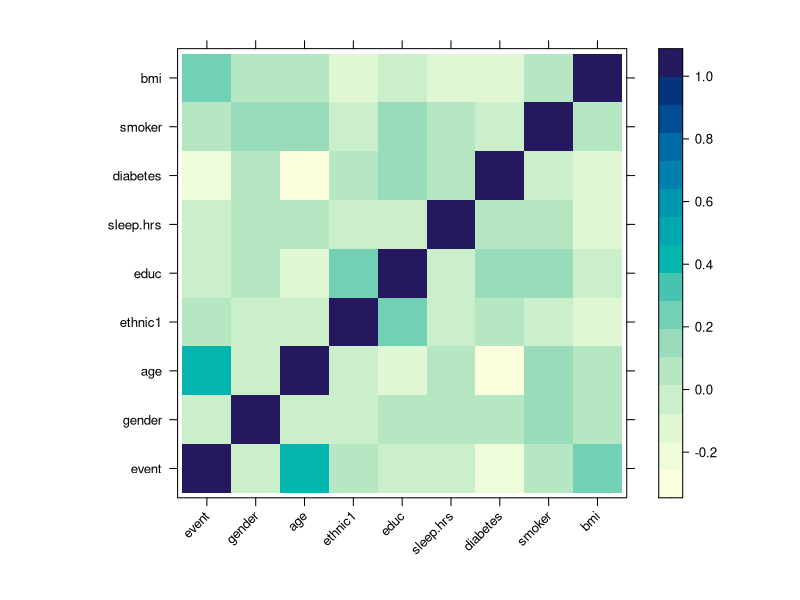
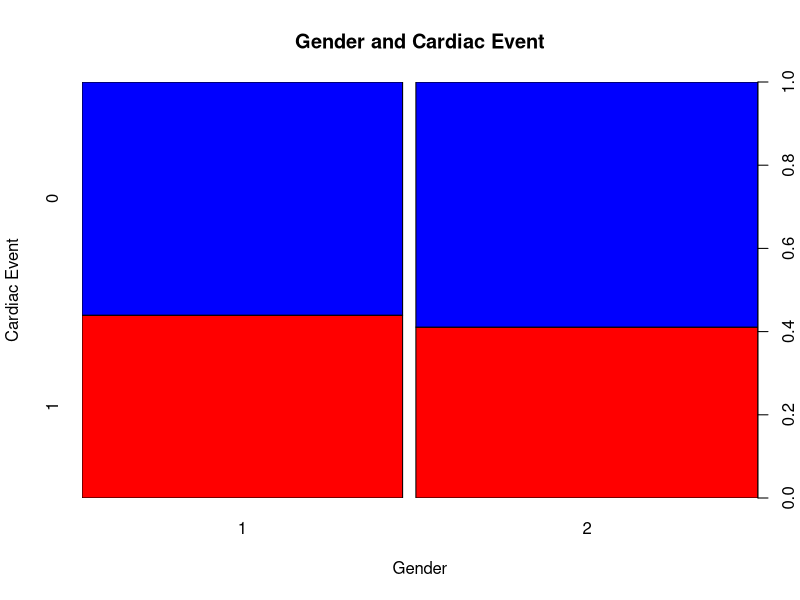
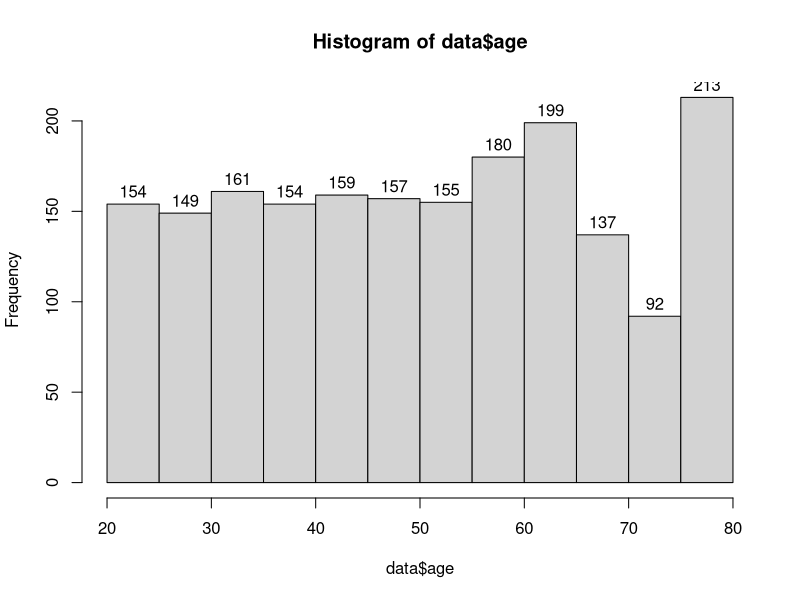
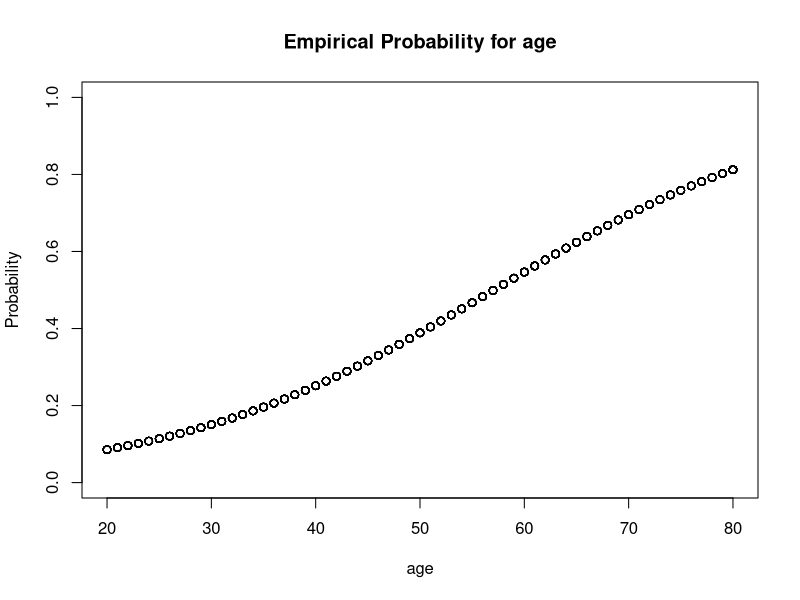
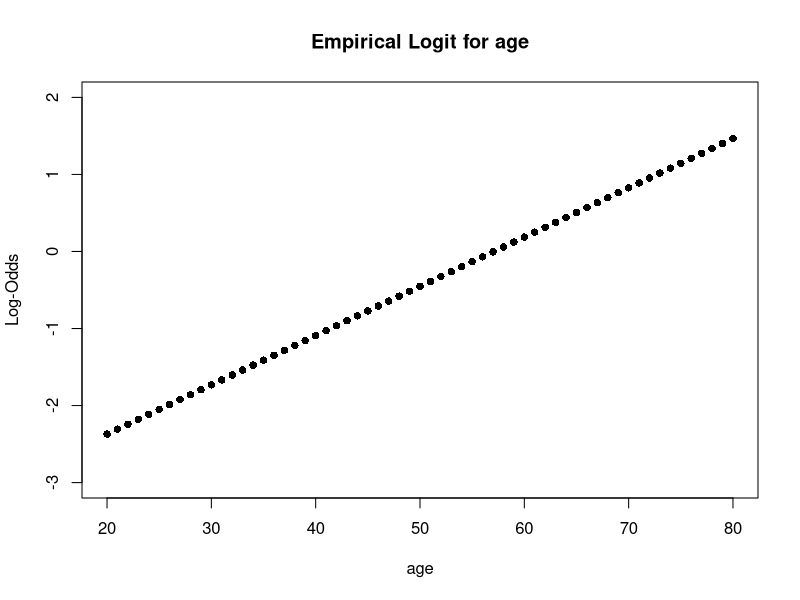
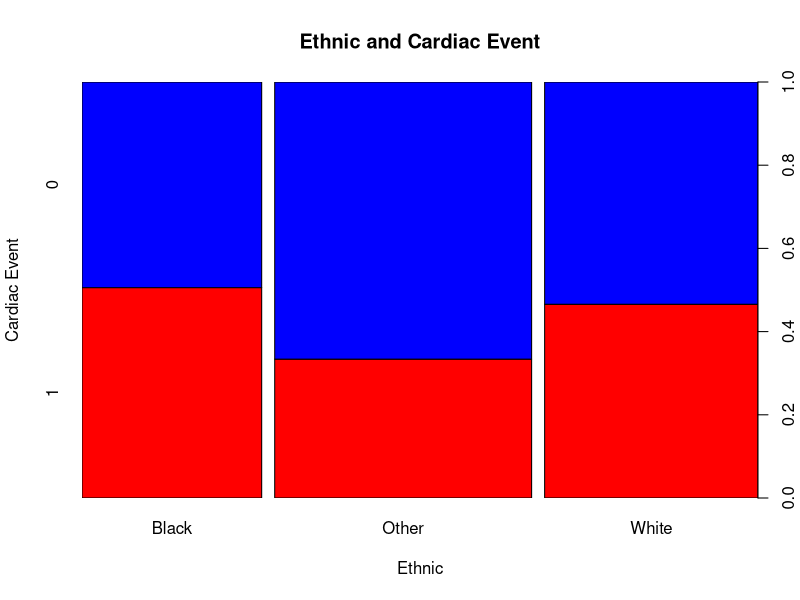
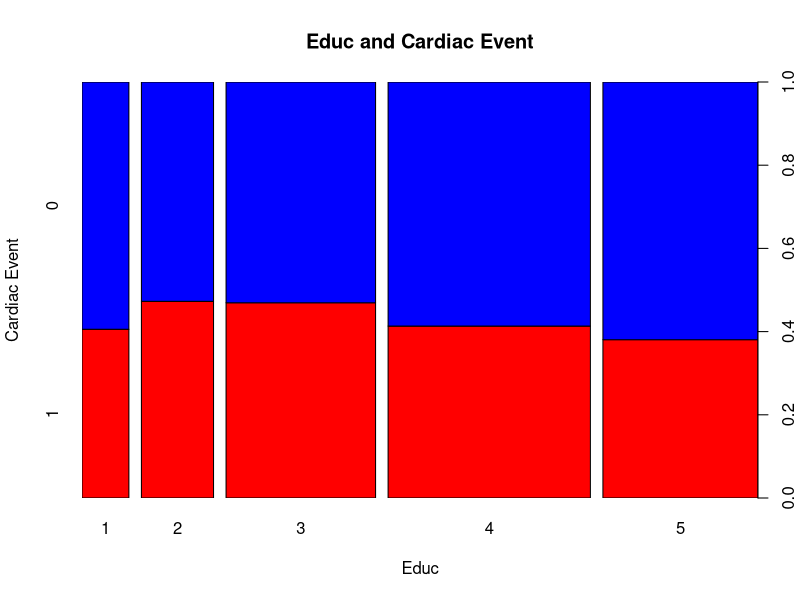
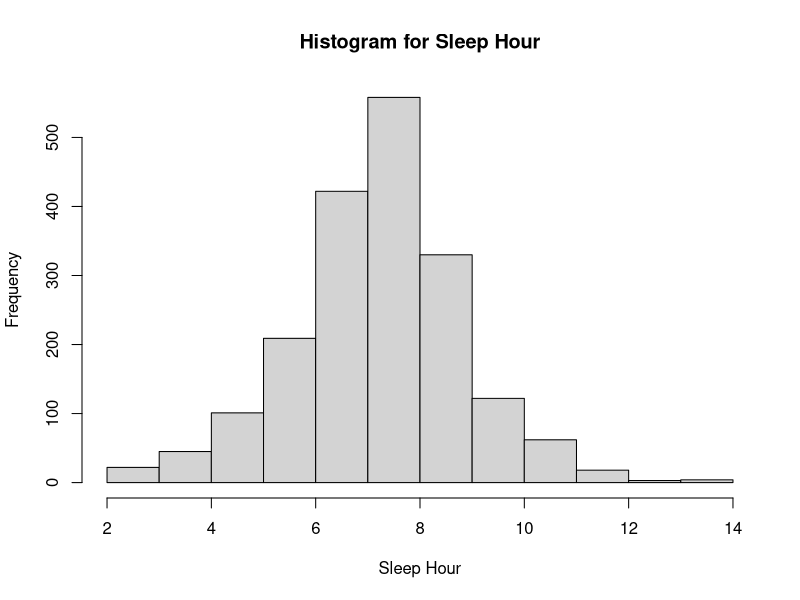

These charts were generated, in order, by the following R code:
## ---- chunk 1
knitr::opts_chunk$set(echo = TRUE)
## ---- chunk 2
# Loading required packages
library(dplyr)
library(ggplot2)
library("vcdExtra")
library(lmtest)
library(MASS)
library(pROC)
library(patchwork)
library(lattice)
## ---- chunk 3
# Load the CSV file
data_old <- read.csv("../Handout/final_cardiac_data.csv")

# Data Overview
head(data_old)
## ---- chunk 4
# Remove identifier columns
data <- data_old[, !(names(data_old) %in% c("X", "seqn"))]

# Run summary statistics to get overview
summary(data)
## ---- chunk 5
# Find the correlation between each predictor
# Use it to check for collinearity when running regression models to predict missing values
cor_matrix <- cor(na.omit(data))
cor_matrix
## ---- chunk 6
# Use heat map to visualize correlation matrix
levelplot(cor_matrix,scale=list(x=list(rot=45)),xlab=NULL,ylab=NULL)
## ---- chunk 7
table(data$event)
data$event <- as.factor(data$event)
## ---- chunk 8
table(data$gender)
data$gender <- as.factor(data$gender)

gender_tab <- table(data$event, data$gender)

# Mosaic plot for gender
spineplot(t(gender_tab), main = "Gender and Cardiac Event", 
          xlab="Gender", ylab="Cardiac Event", col=c("red","blue"))
## ---- chunk 9
hist(data$age, labels = T)

# Slicing plot for age
age.fac = factor(cut(data$age, breaks=15),labels=1:15)
table(age.fac)

# Empirical probs for each category
age.prob <- tapply(data$event, age.fac, mean)
age.slice.avg <- tapply(data$age, age.fac, mean)
age.elogits <- log(age.prob/(1-age.prob))
# Run logistic regression on simulated data
age.out <- glm(event ~ age, data = data, family = 'binomial')

# Graph predicted and empirical probabilities
plot(data$age, age.out$fitted.values, ylab='Probability', ylim=c(0,1), xlab = 'age', main='Empirical Probability for age')
points(age.slice.avg, age.prob, pch=16, col='blue')

age.pred <- age.out$fitted.value
age.plogits <- log(age.pred/(1-age.pred))
plot(data$age, age.plogits, pch=16, ylab='Log-Odds', ylim=c(-3, 2), xlab = 'age', main='Empirical Logit for age')
points(age.slice.avg, age.elogits, pch=16, col='blue')
## ---- chunk 10
table(data$ethnic1)
data <- data %>%
  mutate(ethnic1 = case_when(
    ethnic1 == 1 ~ "Other",
    ethnic1 == 2 ~ "Other",
    ethnic1 == 3 ~ "White",
    ethnic1 == 4 ~ "Black",
    ethnic1 == 5 ~ "Other",
    TRUE ~ as.character(ethnic1)
  ))

ethnic_tab <- table(data$event, data$ethnic1)
spineplot(t(ethnic_tab), main = "Ethnic and Cardiac Event", 
          xlab="Ethnic", ylab="Cardiac Event", col=c("red","blue"))

data$ethnic1 <- as.factor(data$ethnic1)
## ---- chunk 11
table(data$educ)
# Since educ = 9 means Don't know, it's hard to assign value and with only one record. Remove the record
data <- data[data$educ != 9, ]

educ_tab <- table(data$event, data$educ)
spineplot(t(educ_tab), main = "Educ and Cardiac Event", 
          xlab="Educ", ylab="Cardiac Event", col=c("red","blue"))

CMHtest(educ_tab)
data$educ <- as.factor(data$educ)
## ---- chunk 12
# Only keep records without N/A value to do the predict
data_no_na <- na.omit(data)
## ---- chunk 13
# Sleep distribution
hist(data$sleep.hrs, main="Histogram for Sleep Hour", xlab="Sleep Hour")

# According to the correlation, use the highest possible predictors
# Use linear regression or logistic regression to predict the value of the NA
sleep_fit <- lm(sleep.hrs ~ gender+age+ethnic1+educ, data)
summary(sleep_fit)
## ---- chunk 14
# Based on first try, use the most significant predictors
sleep_fit1 <- lm(sleep.hrs ~ gender+ethnic1, data)
summary(sleep_fit1)
## ---- chunk 15
# Evaluate Model Performance
# Predicted values from the model
predicted_sleep <- predict(sleep_fit1, newdata = data_no_na)

# R-squared (R²); low R^2 values, so regression model does not perform well. Thus, we decide to replace all NAs with meidan value.
rsquared <- 1 - (sum((data_no_na$sleep.hrs - predicted_sleep)^2) / sum((data_no_na$sleep.hrs - mean(data_no_na$sleep.hrs))^2)); rsquared
## ---- chunk 16
# Replace the missing value using the predict model
# Find rows with missing values
sleep_rows_with_na <- is.na(data$sleep.hrs)
data$sleep.hrs[sleep_rows_with_na] <- median(data_no_na$sleep.hrs)

# Check Result
sum(is.na(data$sleep.hrs))
summary(data$sleep.hrs)
## ---- chunk 17
# Creating Slicing plot for sleeping hrs

# Table to show distribution
table(data$sleep.hrs)

# According to data distribution, we can find the numbers of observation having sleep hours less than 5 hours and the number for having sleep hours more than 9 hours is much less than that in other time. So we plan to divide the time to, less and equal to 5 hrs, 5-6 hrs, 6-7 hrs, 7-9 hrs, and more than 9 hrs.
data$sleep.hrs <- cut(data$sleep.hrs, breaks=c(-Inf, 5, 6, 7, 9, Inf), labels=c("<=5 hrs", "5-6 hrs", "6-7 hrs", "7-9 hrs", ">9 hrs"))
table(data$sleep.hrs)

sleep.fac = factor(data$sleep.hrs)

# Empirical probs for each category
sleep.prob <- tapply(data$event, sleep.fac, mean)
sleep.slice.avg <- tapply(data$sleep.hrs, sleep.fac, mean)
sleep.elogits <- log(sleep.prob/(1-sleep.prob))

# Run logistic regression on simulated data
sleep.out <- glm(event ~ sleep.hrs, data = data, family = 'binomial')

# Graph predicted and empirical probabilities
plot(data$sleep.hrs, sleep.out$fitted.values, ylab='Probability', ylim=c(0,1), xlab = 'sleep.hrs', main='Empirical Probability for Sleep hours', type="l")
points(sleep.slice.avg, sleep.prob, pch=16, col='blue')

slepp.pred <- sleep.out$fitted.value
sleep.logits <- log(slepp.pred/(1-slepp.pred))
plot(data$sleep.hrs, sleep.logits, pch=16, ylab='Log-Odds', ylim=c(-1, 1), xlab = 'sleep.hrs', main='Empirical Logits for Sleep hours', type="l")
points(sleep.slice.avg, sleep.elogits, pch=16, col='blue')

# Slicing plot shows that different steps instead of straight line, so code sleep hrs as categorical variable.
## ---- chunk 18
# Mosaic plot for sleep hrs
sleep_tab <- table(data$event, data$sleep.hrs)
spineplot(t(sleep_tab), main = "Sleep Hours and Cardiac Event", 
          xlab="Sleep Hours", ylab="Cardiac Event", col=c("red","blue"))

CMHtest(sleep_tab) # The results shows that sleep hrs and cardiac event have no linear association
## ---- chunk 19
# Convert sleep to factor
data$sleep.hrs <- as.factor(data$sleep.hrs)
## ---- chunk 20
# Create a table to view the distribution of data
table(data$diabetes)

# Change Don't know as NaN, which will be processed later.
data$diabetes[data$diabetes == 9] <- NaN

diabete_tab <- table(data$event, data$diabetes)
spineplot(t(diabete_tab), main = "Diabetes Status and Cardiac Event", 
          xlab="Diabetes Status", ylab="Cardiac Event", col=c("red","blue"))

# Run trend data
CMHtest(diabete_tab)

# The trend test shows that there is a linear association, so keep borderline category
## ---- chunk 21
# Since diabetes has three categories, it is challenging to run logistic regression to predict diabetes status for NA
# Thus, we removed all NA
data<-subset(data, !is.na(diabetes))

# Recode diabete as ordinal categorical varaibles
data$diabetes[data_no_na$diabetes == 2] <- 0 
data$diabetes[data_no_na$diabetes == 1] <- 2
data$diabetes[data_no_na$diabetes == 3] <- 1

# Check if na exists
table(data$diabetes,useNA = "ifany")
## ---- chunk 22
diabete_tab <- table(data$event, data$diabetes)
spineplot(t(diabete_tab), main = "Diabetes Status and Cardiac Event", 
          xlab="Diabetes Status", ylab="Cardiac Event", col=c("red","blue"))
## ---- chunk 23
# check distribution for smoker
table(data$smoker)

smoker_tab <- table(data$event, data$smoker)

# For Categorical response, first Categorize the result to (0-No smoke; 1-smoke)
# turn 2 into 0, which not only turns data to correct format of data for logistic regression but also more intuitive.
data$smoker[data$smoker == 2] <- 0
smoke_pr <- glm(smoker ~ gender + educ + age, data = data, family = binomial)

# Model evaluation
summary(smoke_pr)
data_no_na$smoker[data_no_na$smoker == 2] <- 0
predicted_smoker <- ifelse(predict(smoke_pr, newdata = data_no_na) >= 0.5, 1, 0)
mean(data_no_na$smoker == predicted_smoker)
## ---- chunk 24
# Missing value replace
rows_with_na <- is.na(data$smoker)
predicted_probabilities <- predict(smoke_pr, newdata = data[rows_with_na, ], type = "response")
data$smoker[rows_with_na] <- ifelse(predicted_probabilities >= 0.5, 1, 0)
data$smoker<-as.factor(data$smoker)
# Check Result
sum(is.na(data$smoker))
summary(data$smoker)
## ---- chunk 25
# According to the correlation, use the highest possible predictors
bmi_model = lm(bmi ~ educ + age + gender + ethnic1, data)
summary(bmi_model)

# Based on first try, use the most significant predictors
bmi_model1 = lm(bmi ~ gender + ethnic1, data)
summary(bmi_model1)
## ---- chunk 26
# Evaluate Model Performance
# Predicted values from the model

# R-squared (R²)

predicted_bmi <- predict(bmi_model1, newdata = data_no_na)

# R-squared (R²); low R^2 values, so regression model does not perform well.
rsquared <- 1 - (sum((data_no_na$bmi - predicted_bmi)^2) / sum((data_no_na$bmi - mean(data_no_na$bmi))^2)); rsquared
## ---- chunk 27
# Have terrible result in model, so we decided to use the median value to replace the missing value
rows_with_na <- is.na(data$bmi)
data$bmi[rows_with_na] <- median(data_no_na$bmi)
## ---- chunk 28
# Check Result
sum(is.na(data$bmi))
summary(data$bmi)
## ---- chunk 29
# Slicing plot for BMI

bmi.fac = factor(cut(data$bmi, breaks=c(-Inf, 25, 30, 35, Inf)),labels=c("<=25, 25-30, 30-35, >35"))
table(bmi.fac)
# Empirical probs for each category
bmi.prob <- tapply(data$event, bmi.fac, mean)
bmi.slice.avg <- tapply(data$bmi, bmi.fac, mean)
bmi.elogits <- log(bmi.prob/(1-bmi.prob))
# Run logistic regression on simulated data
bmi.out <- glm(event ~ bmi, data = data, family = 'binomial')

# Graph predicted and empirical probabilities
plot(data$bmi, bmi.out$fitted.values, ylab='Probability', ylim=c(0,1), xlab = 'bmi', main='Empirical Probability for BMI')
points(bmi.slice.avg, bmi.prob, pch=16, col='blue')

bmi.pred <- bmi.out$fitted.value
bmi.logits <- log(bmi.pred/(1-bmi.pred))
plot(data$bmi, bmi.logits, pch=16, ylab='Log-Odds', ylim=c(-2, 2), xlab = 'bmi', main='Empirical Logits for BMI')
points(bmi.slice.avg, bmi.elogits, pch=16, col='blue')

# According to the slicing plot, the log-odds of bmi is strictly numerical, so we treat it numerical.
## ---- chunk 30
# Confirm that there's no NA left
anyNA(data)
## ---- chunk 31
summary(data)
## ---- chunk 32
# Chi-sq test for categorical predictors

# gender
gender_tab <- table(data$event, data$gender)
chisq.test(gender_tab)

# ethnic
ethnic_tab <- table(data$event, data$ethnic1)
chisq.test(ethnic_tab)

# sleep
sleep_tab <- table(data$event, data$sleep.hrs)
chisq.test(sleep_tab)

# educ
educ_tab <- table(data$event, data$educ)
chisq.test(educ_tab)

# diabetes
diabetes_tab <- table(data$event, data$diabetes)
chisq.test(diabete_tab)

# smoker
smoker_tab <- table(data$event, data$smoker)
chisq.test(smoker_tab)

# Only ethnic seems to be associated with cardiac event.
## ---- chunk 33
# LR test for numerical predictors

# age
glm.age.null <- glm(event ~ 1, data = data, family = binomial)
glm.age <- glm(event ~ age, data = data, family = binomial)
lrtest(glm.age.null, glm.age)

# bmi
glm.bmi.null <- glm(event ~ 1, data = data, family = binomial)
glm.bmi <- glm(event ~ bmi, data = data, family = binomial)
lrtest(glm.bmi.null, glm.bmi)

# Both age and bmi are good predictors of cardiac event.

## ---- chunk 34

# Slicing plots from Step 2 shows that no transformation is needed
# We are focusing on exploring the interaction terms in this section.

# interaction.plot(data$diabetes, data$smoker, response = as.numeric(data$event), trace.label = "smoker", fun=mean)
catv<-c("gender","diabetes","smoker","ethnic1","educ") # categorical
vars<-colnames(data)[!colnames(data)=="event"] # everything except response var.

for (i in catv){
  for (j in vars){
    if (i!=j){ 
      interaction.plot(
      x.factor = as.factor(data[[j]]),
      trace.factor = as.factor(data[[i]]),
      response = as.numeric(as.character(data$event)), 
      type = "l", legend = TRUE,
      xlab=j,
      ylab="Event",
      trace.label = i
    )}
  }
}
## ---- chunk 35
# Prettified table with signif. indicator:
predictors<-c("gender" ,"age","ethnic1","educ" ,"sleep.hrs", "diabetes" ,"smoker"  ,"bmi")
lrfunction <- function(i, j, data) {
  formula_str <- paste("event ~", i, "+", j, "+", i, ":", j)
  model1 <- glm(formula_str, data = data, family = binomial)
  formula_str <- paste("event ~", i, "+", j)
  model2 <- glm(formula_str, data = data, family = binomial)
  lr_test <- lrtest(model1, model2)

  pvalue <- lr_test$Pr[2]
  significance <- ifelse(pvalue < 0.01, "**", ifelse(pvalue < 0.05, "*", ""))

  result <- data.frame(term1 = i, term2 = j, pvalue = pvalue, significance = paste0(round(pvalue, 3),significance))
  return(result)
}

interaction_results <- data.frame(term1 = character(), term2 = character(), pvalue = numeric(), significance = character(), stringsAsFactors = FALSE)

for (i in 1:(length(predictors))) {
  for (j in 1:(length(predictors))) {
    if (i == j) {
      pvalue <- NaN
      significance <- ""
    } else {
      result <- lrfunction(predictors[[i]], predictors[[j]], data)
      pvalue <- result$pvalue
      significance <- result$significance
    }
    interaction_results <- rbind(interaction_results, data.frame(term1 = predictors[[i]], term2 = predictors[[j]], pvalue = pvalue, significance = significance))
  }
}

interaction_matrix <- reshape2::acast(interaction_results, term1 ~ term2, value.var = "significance")

interaction_matrix
## ---- chunk 36
write.csv(interaction_matrix, ".\\interaction_result.csv", row.names=TRUE)
## ---- chunk 37
par(mfrow = c(1, 1))
par(mfrow = c(2, 2), mar = c(4, 4, 2, 1))
#options(repr.plot.width = 50, repr.plot.height = 20)


interaction.plot(
  x.factor = as.factor(data$gender),
  trace.factor = as.factor(data$educ),
  response =as.numeric(as.character(data$event))
  , type = "l", legend = TRUE,
  xlab="gender",
  ylab="event",
  trace.label = "educ",
  main="p-value: 0.002665085")
  
interaction.plot(
  x.factor = as.factor(data$age),
  trace.factor = as.factor(data$ethnic1),
  response = as.numeric(as.character(data$event))
  , type = "l", legend = TRUE,
  xlab="age",
  ylab="event",
  trace.label = "ethnic",
  main="p-value: 0.03264694")
  
interaction.plot(
x.factor = as.factor(data$sleep.hrs),
trace.factor = as.factor(data$ethnic1),
response =as.numeric(as.character(data$event))
, type = "l", legend = TRUE,
xlab="sleep hour",
ylab="event",
trace.label = "ethnic",
main="p-value: 0.04004753")

interaction.plot(
x.factor = as.factor(data$ethnic1),
trace.factor = as.factor(data$smoker),
response =as.numeric(as.character(data$event))

, type = "l", legend = TRUE,
xlab="ethnic",
ylab="event",
trace.label = "smoker",
main="p-value: 0.04341657")

# Set a higher threshold (alpha = 0.01), so only the interaction term between gender and education is significant.
## ---- chunk 38
# Evaluate Full Model
full.model <- glm(event ~.+educ*gender, data = data, family = binomial)
summary(full.model)

# AIC Backward Selection
step(full.model,direction="backward", k=2)
## ---- chunk 39
# BIC Backward Selection
step(full.model,direction="backward", k=log(nrow(data)), k.out=log(nrow(data)))
## ---- chunk 40
## ROC curve:
final.model<-glm(event~age+ethnic1+smoker+bmi,data,family=binomial)
probs <- predict(final.model
                 
                 , type = "response")

roc <- roc(data$event, probs)
plot(roc, print.auc = TRUE)
## ---- chunk 41
# install.packages(caret)
library(caret)
predicted_classes <- ifelse(probs > 0.5, 1, 0)
confusion_matrix <- caret::confusionMatrix(factor(data$event), factor(predicted_classes))

# Full results:
# print(confusion_matrix) 

# Table only:
confusion_matrix$table

## ---- chunk 42
## Age+smoker
mean_bmi <- mean(data$bmi)
mean_age <- mean(data$age)

plot_data <- expand.grid(
  age = seq(min(data$age), max(data$age), length.out = 100),  # Adjust the length.out as needed
  smoker = as.factor(c(0, 1)),
  ethnic1= "Other",
  bmi = mean_bmi
)

plot_data$predicted_prob <- predict(final.model, newdata = plot_data, type = "response")

plot.as<-ggplot(plot_data, aes(x = age, y = predicted_prob, color = factor(smoker))) +
  geom_line() +
  labs(title = "Probability Plot (age:smoker)") +
  scale_color_manual(values = c("blue", "red"))  

## Age+ethnic
plot_data <- expand.grid(
  age = seq(min(data$age), max(data$age), length.out = 100), 
  smoker = as.factor(0),
  ethnic1= as.factor(c("Black","Other", "White" )),
  bmi = mean_bmi
)

plot_data$predicted_prob <- predict(final.model, newdata = plot_data, type = "response")
plot.ae<-ggplot(plot_data, aes(x = age, y = predicted_prob, color = factor(ethnic1))) +
  geom_line() +
  labs(title = "Probability Plot (age:ethnicity)") +
  scale_color_manual(values = c("black", "red","blue"))  

## bmi+smoker
plot_data <- expand.grid(
  bmi = seq(min(data$bmi), max(data$bmi), length.out = 100),  # Adjust the length.out as needed
  smoker = as.factor(c(0, 1)),
  ethnic1= "Other",
  age = mean_age
)

plot_data$predicted_prob <- predict(final.model, newdata = plot_data, type = "response")

plot.bs<-ggplot(plot_data, aes(x = bmi, y = predicted_prob, color = factor(smoker))) +
  geom_line() +
  labs(title = "Probability Plot (bmi:smoker)") +
  scale_color_manual(values = c("blue", "red"))  

## bmi+ethnic
plot_data <- expand.grid(
  bmi = seq(min(data$bmi), max(data$bmi), length.out = 100), 
  smoker = as.factor(0),
  ethnic1= as.factor(c("Black","Other", "White" )),
  age = mean_age
)

plot_data$predicted_prob <- predict(final.model, newdata = plot_data, type = "response")
plot.be<-ggplot(plot_data, aes(x = bmi, y = predicted_prob, color = factor(ethnic1))) +
  geom_line() +
  labs(title = "Probability Plot (bmi:ethnicity)") +
  scale_color_manual(values = c("black", "red","blue"))  

combined_plot_h1 <- plot.as + plot.ae
combined_plot_h2 <-plot.bs + plot.be
combined_plot_h1/combined_plot_h2
